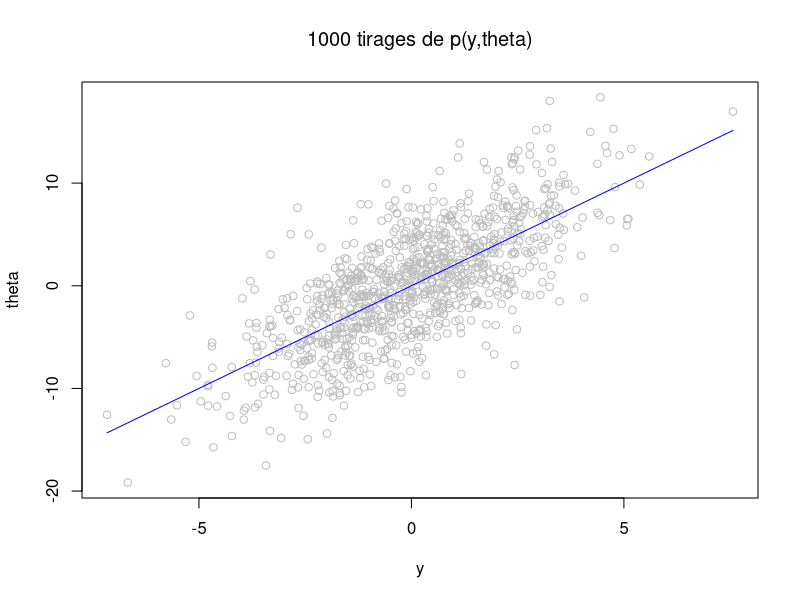
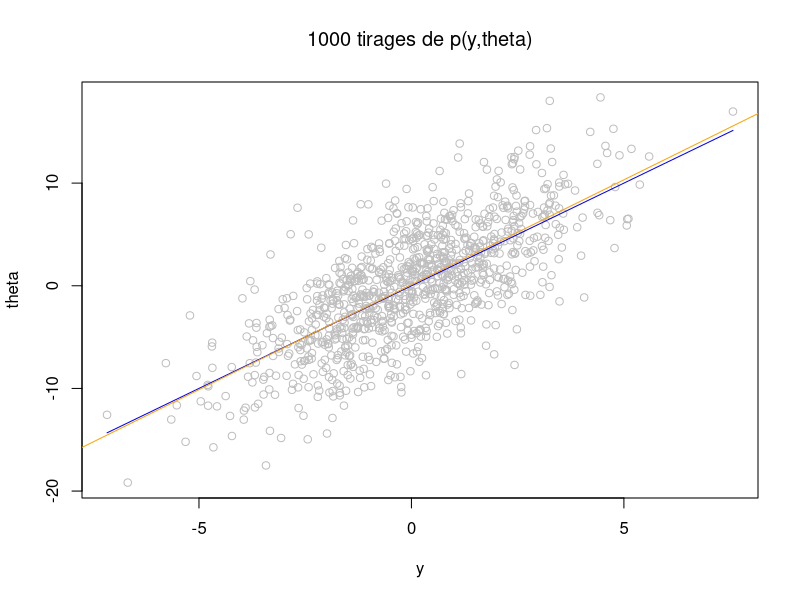
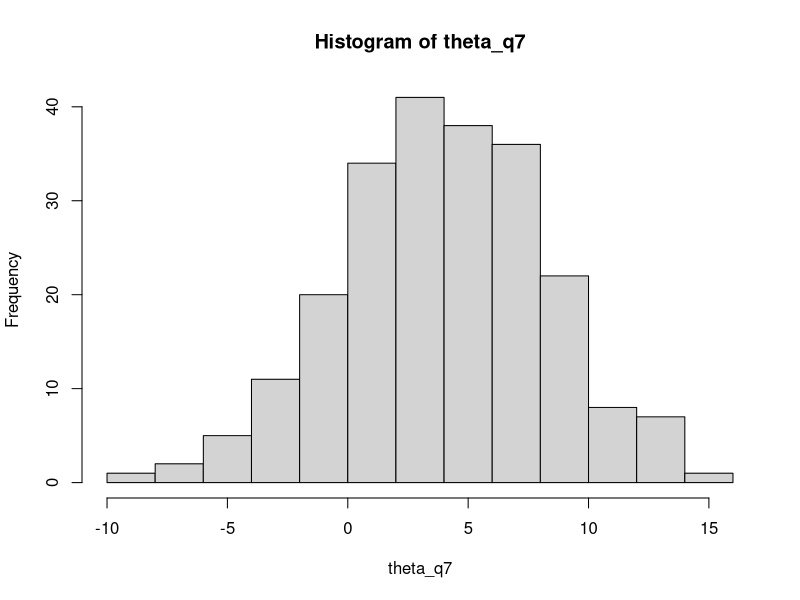

These charts were generated, in order, by the following R code:
## ---- chunk 1
N <- 10000

theta1 <- rnorm(N, mean = 0, sd = sqrt(32)) # on commence par theta
y1 <- rnorm(N, mean = theta1/4, sd = sqrt(2)) # y sachant theta
sim_data <- data.frame(theta1, y1) 

y2 <- rnorm(N, mean = 0, sd = sqrt(4)) # on commence par y
theta2 <- rnorm(N, mean = 2*y2, sd = sqrt(16)) # theta sachant y
sim_data2 <- data.frame(theta2, y2)
## ---- chunk 2
N <- 1000
theta <- rnorm(N, mean = 0, sd = sqrt(32))
y <- rnorm(N, mean = theta/4, sd = sqrt(2))
plot(y, theta, col = "grey",
     main = expression(paste("1000 tirages de p(y,theta)")))

curve(2*x, col = "blue", add = TRUE)
## ---- chunk 3
plot(y, theta, col = "grey",
     main = expression(paste("1000 tirages de p(y,theta)")))

curve(2*x, col = "blue", add = TRUE)
droite_rl <- lm(theta ~ y)
abline(droite_rl, col = "orange")
## ---- chunk 4
N <- 100000 
theta <- rnorm(N, mean = 0, sd = sqrt(32)) # simuler theta ~ N(0, 32)
y <- rnorm(N, mean = theta/4, sd = sqrt(2)) # simuler y|theta ~ N(theta/4, 2)
sim_data <- data.frame(theta = theta, y = y) 

theta_q7 <- theta[y<= 2.01 & y>=1.99]
## ---- chunk 5
hist(theta_q7)
## ---- chunk 6
mean(theta_q7)
sd(theta_q7)
## ---- chunk 7
n_iter <- 2000   # nombre total d'itérations
n_elimine <- 1000  # pour perdre la condition initiale
theta <- numeric(n_iter)
y <- numeric(n_iter)
theta[1] <- 0

for (t in 2:n_iter) {
  y[t] <- rnorm(1, mean = theta[t-1]/4, sd = sqrt(2))
  theta[t] <- rnorm(1, mean = y[t]*2, sd = sqrt(16))
}

theta_post <- theta[(n_elimine+1):n_iter]
y_post <- y[(n_elimine+1):n_iter]
mean(y_post)
mean(theta_post)
sd(y_post)
sd(theta_post)

n_iter2 <- 1100   # nombre total d'itérations
n_elimine2 <- 100  # pour perdre la condition initiale

theta2 <- numeric(n_iter2)
y2 <- numeric(n_iter2)
theta2[1] <- 0

for (t in 2:n_iter2) {
  y2[t] <- rnorm(1, mean = theta2[t-1]/4, sd = sqrt(2))
  theta2[t] <- rnorm(1, mean = y2[t]*2, sd = sqrt(16))
}

theta_post2 <- theta2[(n_elimine2+1):n_iter2]
y_post2 <- y2[(n_elimine2+1):n_iter2]

mean(y_post2)
mean(theta_post2)
sd(y_post2)
sd(theta_post2)
